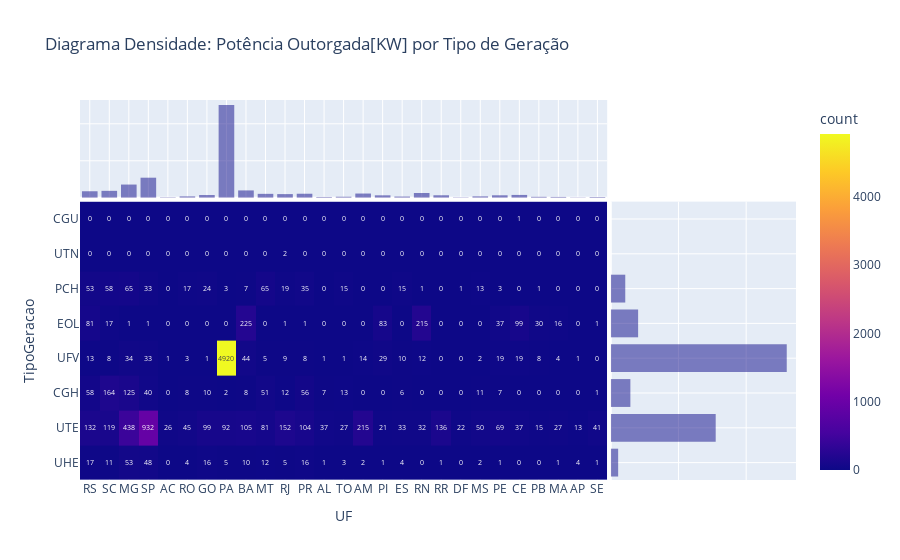

The cell this chart's notebook holds for it:
### Code cell
title_Densidade = "Diagrama Densidade: Potência Outorgada[KW] por Tipo de Geração"
title_Densidade_export = "Densidade"+github

fig_dens = px.density_heatmap(df_ger, title=title_Densidade, x="UF", y="TipoGeracao", marginal_x="histogram", marginal_y="histogram",text_auto=True)
fig_dens.show()
plt.offline.plot(fig_dens, filename = title_Densidade_export)

### Figure 1 — Plotly figure (JSON) as saved in the notebook; plotly's stock layout.template omitted (floating-point values rounded to 4 significant figures; data arrays with more than 128 entries replaced by an {"elided": "..."} marker saying what was removed)
{"data": [{"coloraxis": "coloraxis", "hovertemplate": "UF=%{x}<br>TipoGeracao=%{y}<br>count=%{z}<extra></extra>", "name": "", "texttemplate": "%{z}", "type": "histogram2d", "x": {"elided": "10335 str values"}, "xaxis": "x", "xbingroup": "x", "y": {"elided": "10335 str values"}, "yaxis": "y", "ybingroup": "y"}, {"alignmentgroup": "True", "bingroup": "x", "hovertemplate": "UF=%{x}<br>count=%{y}<extra></extra>", "legendgroup": "", "marker": {"color": "#0d0887"}, "name": "", "offsetgroup": "", "opacity": 0.5, "showlegend": false, "type": "histogram", "x": {"elided": "10335 str values"}, "xaxis": "x3", "yaxis": "y3"}, {"alignmentgroup": "True", "bingroup": "y", "hovertemplate": "TipoGeracao=%{y}<br>count=%{x}<extra></extra>", "legendgroup": "", "marker": {"color": "#0d0887"}, "name": "", "offsetgroup": "", "opacity": 0.5, "showlegend": false, "type": "histogram", "xaxis": "x2", "y": {"elided": "10335 str values"}, "yaxis": "y2"}], "layout": {"barmode": "overlay", "coloraxis": {"colorbar": {"title": {"text": "count"}}, "colorscale": [[0, "#0d0887"], [0.1111, "#46039f"], [0.2222, "#7201a8"], [0.3333, "#9c179e"], [0.4444, "#bd3786"], [0.5556, "#d8576b"], [0.6667, "#ed7953"], [0.7778, "#fb9f3a"], [0.8889, "#fdca26"], [1, "#f0f921"]]}, "legend": {"tracegroupgap": 0}, "title": {"text": "Diagrama Densidade: Potência Outorgada[KW] por Tipo de Geração"}, "xaxis": {"anchor": "y", "domain": [0, 0.7363], "title": {"text": "UF"}}, "xaxis2": {"anchor": "y2", "domain": [0.7413, 1], "matches": "x2", "showgrid": true, "showline": false, "showticklabels": false, "ticks": ""}, "xaxis3": {"anchor": "y3", "domain": [0, 0.7363], "matches": "x", "showgrid": true, "showticklabels": false}, "xaxis4": {"anchor": "y4", "domain": [0.7413, 1], "matches": "x2", "showgrid": true, "showline": false, "showticklabels": false, "ticks": ""}, "yaxis": {"anchor": "x", "domain": [0, 0.7326], "title": {"text": "TipoGeracao"}}, "yaxis2": {"anchor": "x2", "domain": [0, 0.7326], "matches": "y", "showgrid": true, "showticklabels": false}, "yaxis3": {"anchor": "x3", "domain": [0.7426, 1], "matches": "y3", "showgrid": true, "showline": false, "showticklabels": false, "ticks": ""}, "yaxis4": {"anchor": "x4", "domain": [0.7426, 1], "matches": "y3", "showgrid": true, "showline": false, "showticklabels": false, "ticks": ""}}}
